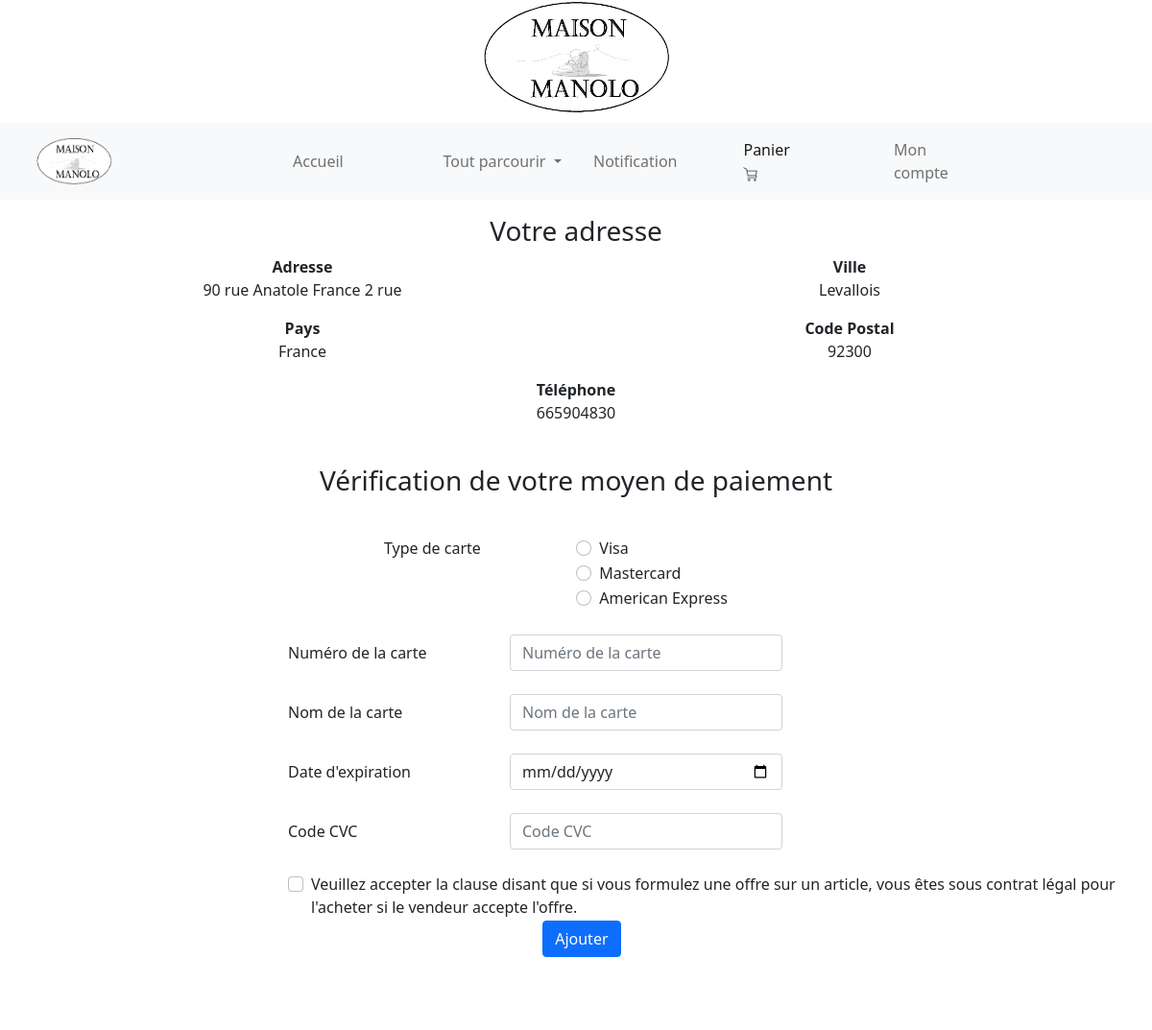
The page /paiement.php (signed in) on the database its author committed.
### tables this page shows
CREATE TABLE IF NOT EXISTS `adresse` (
  `ID_adresse` int(11) NOT NULL AUTO_INCREMENT,
  `ID_client` int(11) NOT NULL,
  `Adresse1` varchar(255) NOT NULL,
  `Adresse2` varchar(255) DEFAULT NULL,
  `Ville` varchar(255) NOT NULL,
  `CP` int(7) NOT NULL,
  `Pays` varchar(255) NOT NULL,
  `Tel` int(10) NOT NULL,
  PRIMARY KEY (`ID_adresse`),
  KEY `ID_client` (`ID_client`)
);

### paiement.php (the view, shortened to what this page needs)
<?php
$db_handle = mysqli_connect('localhost', 'root', '');
$idCl = $_SESSION['idCl'];
 ?>
<!DOCTYPE html>
<html>
<head>
	<link href="https://cdn.jsdelivr.net/npm/bootstrap@5.1.3/dist/css/bootstrap.min.css" rel="stylesheet">
</head>
<body>
   <header>
         <h1 style="text-align: center;"><a href="index.php"><img src="logo_maison_manolo_v4.png" width="200px" height="120px"></a></h1>
   </header>
   <nav class="navbar navbar-expand-lg sticky-top bg-light navbar-light">
      <div class="container-fluid">
         <a class="navbar-brand col-sm-2" style="margin-left: 25px;" href="index.php"><img src="logo_maison_manolo_v4.png" width="80px" height="50px"></a>
         <div class="collapse navbar-collapse" id="collapsibleNavbar">
            <ul class="navbar-nav  col-sm-2">
               <li class="nav-item px-5">
                  <a class="nav-link" href="index.php">Accueil</a>
               </li>
            </ul>
            <ul class="navbar-nav dropdown col-sm-2">
               <li class="nav-item px-5">
                  <a class="nav-link dropdown-toggle" href="#" id="navbarDropdown" role="button" data-bs-toggle="dropdown" aria-expanded="false">
                  Tout parcourir
                  </a>
               </li>
           </ul>
           <ul class="navbar-nav  col-sm-2">
               <li class="nav-item px-5">
                  <a class="nav-link" href="notification.php">Notification</a>
               </li>
            </ul>
            <ul class="navbar-nav  col-sm-2">
               <li class="nav-item px-5">
                  <a class="nav-link active" href="panier.php">Panier<img src="panier.png" style="width:15px; height:15px"></a>
               </li>
            </ul>
            <ul class="navbar-nav  col-sm-2">
               <li class="nav-item px-5">
                  <a class="nav-link" href="compte.php">Mon compte</a>
               </li>
            </ul>
         </div>
      </div>
      </nav>
<main>
   <section class="section about-section gray-bg pt-3" id="about">
                        <div class="container" style="text-align: center;">
                           <div class="row align-items-center flex-row-reverse">
                              <div class="about-text go-to">
                                 <h3 style="text-align: center">Votre adresse</h3>
                                 <?php
                                 $sql = "SELECT * FROM adresse WHERE ID_client='$idCl'";
                                 $result = mysqli_query($db_handle, $sql);
                                 if(($user=mysqli_fetch_assoc($result))==0){
                                 $testadresse = 0;
                                 }
                                 else{
                                    $testadresse = 1;
                                 }
                                 if($testadresse == 1){
                                    $result = mysqli_query($db_handle, $sql);
                                    $user=mysqli_fetch_assoc($result);
                                    $AdresseC=$user['Adresse1'];
                                    $Adresse2C=$user['Adresse2'];
                                    $VilleC=$user['Ville'];
                                    $CPC=$user['CP'];
                                    $PaysC=$user['Pays'];
                                    $TelC=$user['Tel'];
                                 ?>
                                 <div class="row about-list">
                                    <div class="col-md-6">
                                       <div class="media">
                                          <label><strong>Adresse</strong></label>
                                          <p><?=$AdresseC . " " . $Adresse2C ?></p>
                                       </div>
                                       <div class="media">
                                          <label><strong>Pays</strong></label>
                                          <p><?=$PaysC?></p>
                                       </div>
                                    </div>
                                    <div class="col-md-6">
                                       <div class="media">
                                          <label><strong>Ville</strong></label>
                                          <p><?=$VilleC?></p>
                                       </div>
                                       <div class="media">
                                          <label><strong>Code Postal</strong></label>
                                          <p><?=$CPC?></p>
                                       </div>
                                    </div>
                                    <div class="col-md-12">
                                       <div class="media">
                                          <label><strong>Téléphone</strong></label>
                                          <p><?=$TelC?></p>
                                       </div>
                                    </div>
                                 </div>
                                    <?php
                                 }
                                 ?>
                              </div>
                            </div>
                        </div>
                    </section>
                    <section class="pt-3">
      <h3 style="text-align: center; padding-top: 10px">Vérification de votre moyen de paiement</h3>
                  <div style="align-content: center; padding-top: 10px; padding-left: 300px;">
                        <br>
                        <form method="post">
                           <fieldset class="form-group">
                              <div class="row" style="padding-left: 100px">
                              <legend class="col-form-label col-sm-2 pt-0">Type de carte</legend>
                                 <div class="col-sm-4" style="padding-left: 75px;">
                                    <div class="form-check">
                                       <input class="form-check-input" type="radio" name="TypeCarte" id="gridRadios1" value="Visa">
                                       <label class="form-check-label" for="gridRadios1">
                                          Visa
                                       </label>
                                    </div>
                                    <div class="form-check">
                                       <input class="form-check-input" type="radio" name="TypeCarte" id="gridRadios2" value="Mastercard">
                                       <label class="form-check-label" for="gridRadios2">
                                          Mastercard
                                       </label>
                                    </div>
                                    <div class="form-check disabled">
                                       <input class="form-check-input" type="radio" name="TypeCarte" id="gridRadios3" value="American Express">
                                       <label class="form-check-label" for="gridRadios3">
                                          American Express
                                       </label>
                                   </div>
                                 </div>
                              </div>
                           </fieldset>
                           <br>
                           <div class="form-group row">
                              <label for="inputEmail3" class="col-3 col-form-label">Numéro de la carte</label>
                              <div class="col-4">
                                 <input type="tel" class="form-control" name="NumCarte" id="inputEmail3" placeholder="Numéro de la carte" maxlength="16" required>
                              </div>
                           </div>
                           <br>
                           <div class="form-group row">
                              <label for="inputEmail3" class="col-3 col-form-label">Nom de la carte</label>
                              <div class="col-4">
                                 <input type="text" class="form-control" name="NomCarte" id="inputEmail3" placeholder="Nom de la carte" required>
                              </div>
                           </div>
                           <br>
                           <div class="form-group row">
                              <label for="inputPassword3" class="col-3 col-form-label">Date d'expiration</label>
                              <div class="col-4">
                                 <input type="date" class="form-control" name="DateExp" id="inputPassword3" placeholder="Date d'expiration" required>
                              </div>
                           </div>
                           <br>
                           <div class="form-group row">
                              <label for="inputPassword3" class="col-3 col-form-label">Code CVC</label>
                              <div class="col-4">
                                 <input type="tel" class="form-control" name="CodeCVC" id="inputPassword3" placeholder="Code CVC" maxlength="3" required>
                              </div>
                           </div>
                           <br>
                                          <div class="form-check">
                                       <input class="form-check-input" type="checkbox" value="" id="flexCheckDefault" required>
                                     <label class="form-check-label" for="flexCheckDefault">
                                     Veuillez accepter la clause disant que si vous formulez une offre sur un article, vous êtes sous contrat légal pour l'acheter si le vendeur accepte l'offre.
                                        </label>
                                    </div>
                           <div class="form-group row">
                            <div class="col-sm-10" style="padding-left: 30%; padding-bottom: 20px;">
                              <button type="submit" name="AjoutPaiement" class="btn btn-primary">Ajouter</button><br>
                            </div>
                          </div>
                        </form>
                     </div>
</section>
</main>
	<footer>
		<?php include ('footer.php') ?>
	</footer>
</body>
</html>

### rows shown on the page
adresse: Adresse1 "90 rue Anatole France", Adresse2 "2 rue", Pays "France", Ville "Levallois", CP "92300", Tel "665904830"
